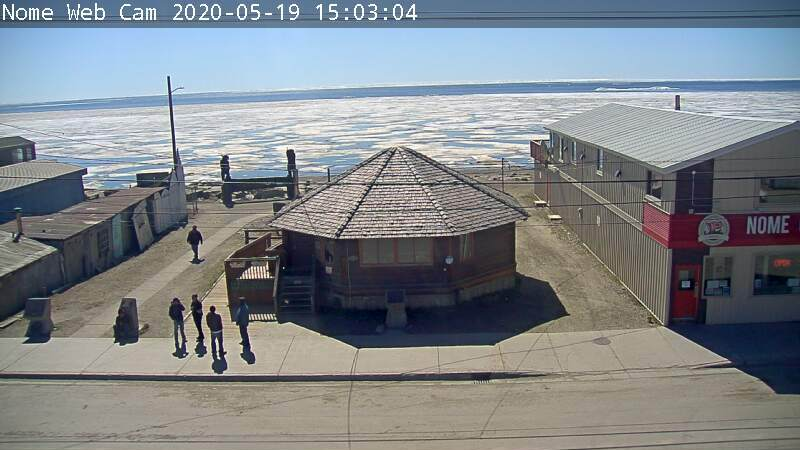
#> input picture Intersec.jpg, 800 x 450 px, found by its file name
$ jupyter execute 'VIP IPA Test.ipynb'
#> lines starting #> are read from the running program, lines starting #| are printed output that depends on the picture
[cell 1]
#Libraries I used for grayscaling
import numpy as np
import PIL
from PIL import Image
from PIL import ImageShow

#Grayscaled an image from the Nome, Alaska dataset using the Pillow library, did this to see how the
#Loads image on local drive into Colab
img = Image.open('/content/Intersec.jpg')
#> img is the input picture: PIL image 800x450 RGB; mean R, G, B 127.6, 132.9, 137.6

display(img)
#uses the convert function in the PIL library to grayscale image
img2 = img.convert('L')
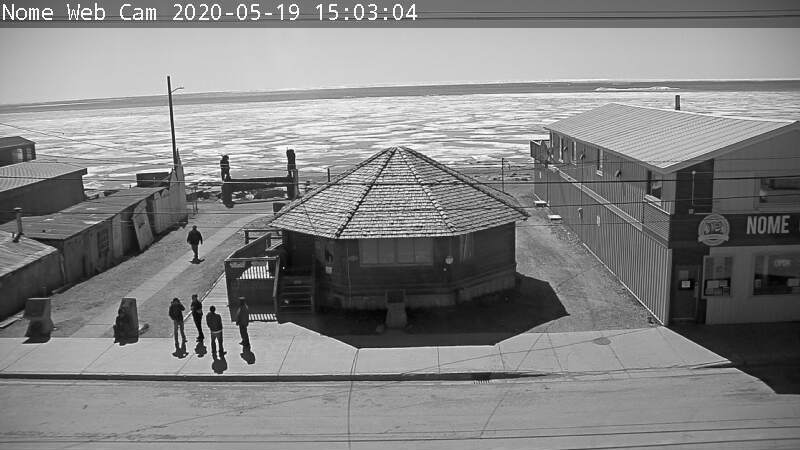
#> img2: PIL image 800x450 L; min 1, max 255, mean 131.9

#saves image locally
img2.save('greyscale.jpg')

#displays image to terminal
img2

[cell 2]
import matplotlib.pyplot as plt
import matplotlib.image as mpimg

#grayscaling using matplotlib and the formula Y = 0.2126R + 0.7152G + 0.0722B


#function that splits the image into an array of pixel values and takes the dot product with the correct grayscaling values to return the grayscaled image
def rgb2graysc(rgb):
    return np.dot(rgb[...,:3], [0.2126, 0.7152, 0.0722])
#imports image
img = mpimg.imread('/content/Intersec.jpg')
plt.imshow(img)
plt.show()
gray = rgb2graysc(img)

#displays the grayscaled image
plt.imshow(gray, cmap=plt.get_cmap('gray'), vmin = 0, vmax = 255)
plt.show()
